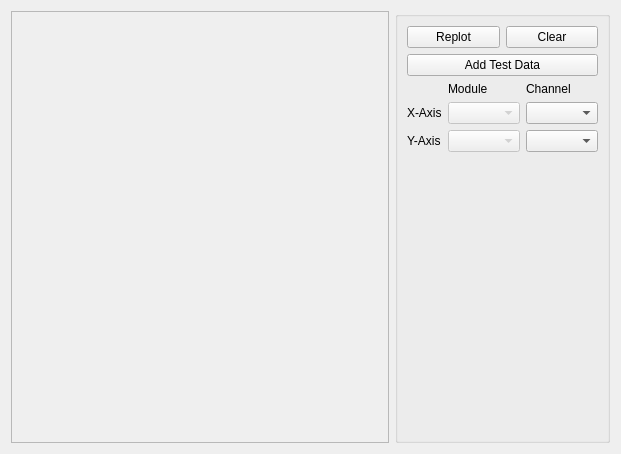
<?xml version="1.0" encoding="UTF-8"?>
<ui version="4.0">
 <class>Hist2DWidget</class>
 <widget class="QWidget" name="Hist2DWidget">
  <property name="geometry">
   <rect>
    <x>0</x>
    <y>0</y>
    <width>621</width>
    <height>454</height>
   </rect>
  </property>
  <property name="windowTitle">
   <string>Chan #0, Chan #1</string>
  </property>
  <layout class="QHBoxLayout" name="horizontalLayout">
   <item>
    <widget class="QwtPlot" name="plot">
     <property name="sizePolicy">
      <sizepolicy hsizetype="Expanding" vsizetype="Expanding">
       <horstretch>0</horstretch>
       <verstretch>0</verstretch>
      </sizepolicy>
     </property>
     <property name="frameShape">
      <enum>QFrame::StyledPanel</enum>
     </property>
     <property name="frameShadow">
      <enum>QFrame::Raised</enum>
     </property>
    </widget>
   </item>
   <item>
    <widget class="QGroupBox" name="groupBox">
     <property name="sizePolicy">
      <sizepolicy hsizetype="Minimum" vsizetype="Preferred">
       <horstretch>0</horstretch>
       <verstretch>0</verstretch>
      </sizepolicy>
     </property>
     <property name="title">
      <string/>
     </property>
     <layout class="QGridLayout" name="gridLayout_2">
      <item row="2" column="0" colspan="2">
       <layout class="QGridLayout" name="gridLayout">
        <item row="0" column="1">
         <widget class="QLabel" name="label_2">
          <property name="text">
           <string>Module</string>
          </property>
         </widget>
        </item>
        <item row="0" column="2">
         <widget class="QLabel" name="label_3">
          <property name="text">
           <string>Channel</string>
          </property>
         </widget>
        </item>
        <item row="1" column="0">
         <widget class="QLabel" name="label">
          <property name="text">
           <string>X-Axis</string>
          </property>
         </widget>
        </item>
        <item row="1" column="1">
         <widget class="QComboBox" name="comboXAxisModule">
          <property name="enabled">
           <bool>false</bool>
          </property>
         </widget>
        </item>
        <item row="1" column="2">
         <widget class="QComboBox" name="comboXAxisChannel"/>
        </item>
        <item row="2" column="0">
         <widget class="QLabel" name="label_4">
          <property name="text">
           <string>Y-Axis</string>
          </property>
         </widget>
        </item>
        <item row="2" column="1">
         <widget class="QComboBox" name="comboYAxisModule">
          <property name="enabled">
           <bool>false</bool>
          </property>
         </widget>
        </item>
        <item row="2" column="2">
         <widget class="QComboBox" name="comboYAxisChannel"/>
        </item>
       </layout>
      </item>
      <item row="0" column="0">
       <widget class="QPushButton" name="pb_replot">
        <property name="text">
         <string>Replot</string>
        </property>
       </widget>
      </item>
      <item row="3" column="1">
       <spacer name="verticalSpacer">
        <property name="orientation">
         <enum>Qt::Vertical</enum>
        </property>
        <property name="sizeHint" stdset="0">
         <size>
          <width>20</width>
          <height>255</height>
         </size>
        </property>
       </spacer>
      </item>
      <item row="1" column="0" colspan="2">
       <widget class="QPushButton" name="pb_addTestData">
        <property name="text">
         <string>Add Test Data</string>
        </property>
       </widget>
      </item>
      <item row="0" column="1">
       <widget class="QPushButton" name="pb_clear">
        <property name="text">
         <string>Clear</string>
        </property>
       </widget>
      </item>
     </layout>
    </widget>
   </item>
  </layout>
 </widget>
 <customwidgets>
  <customwidget>
   <class>QwtPlot</class>
   <extends>QFrame</extends>
   <header>qwt_plot.h</header>
   <container>1</container>
  </customwidget>
 </customwidgets>
 <resources/>
 <connections/>
</ui>
